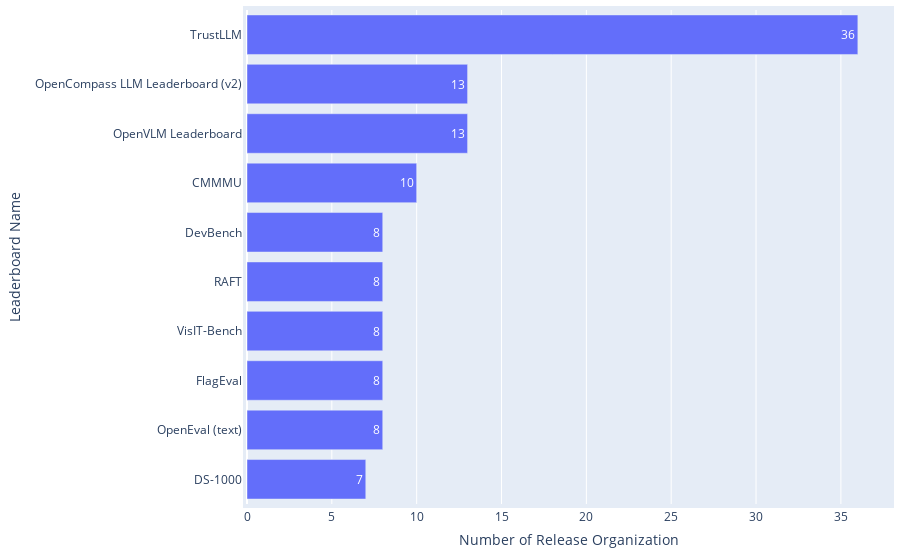

The code cell stored with this chart in its notebook:
### Code cell
df = pd.read_csv(path_paper / 'leaderboard_processed.csv')
df = df[df['Platforms'] != "['Papers With Code']"]

statistics = {
    'Distribution': 'Release Organizations across Leaderboard Systems',
    'Mean': np.mean(df['#Release organization']),
    'Median': np.median(df['#Release organization']),
    'IQR': df['#Release organization'].quantile(0.75) - df['#Release organization'].quantile(0.25),
}
df_statistics = pd.read_csv(path_paper / 'leaderboard_statistics.csv')
df_statistics = pd.concat([df_statistics, pd.DataFrame([statistics])], ignore_index=True)
df_statistics.drop_duplicates(subset=['Distribution'], keep='last', inplace=True)
df_statistics.sort_values(by='Distribution', inplace=True)
df_statistics.to_csv(path_paper / 'leaderboard_statistics.csv', index=False)

df_top = df.drop_duplicates(subset=['Leaderboard name']).sort_values(by='#Release organization', ascending=False).head(10)
print(f"{df_top['Leaderboard name'].iloc[0]} holds the highest number of release organizations up to {int(df_top['#Release organization'].iloc[0])}.")

fig = go.Figure(go.Bar(
        x=df_top['#Release organization'],  # Values for the bar lengths
        y=df_top['Leaderboard name'],  # Categories for each bar
        orientation='h',  # Sets the bars to be horizontal
        text=df_top['#Release organization'],  # Adds the values as text on each bar
        textposition='auto'  # Automatically positions the text on the bars
))
fig.update_layout(
        xaxis_title='Number of Release Organization',
        yaxis_title='Leaderboard Name',
        yaxis_autorange='reversed'  # This line makes the bars go top-down
)
# Update the layout for a tighter look
fig.update_layout(
    autosize=True,
    margin=dict(
        l=10,  # Left margin
        r=10,  # Right margin
        b=10,  # Bottom margin
        t=10,  # Top margin
        pad=4  # Padding between the plot and the margin
    )
)
fig.show()

### Figure 1 — Plotly figure (JSON) as saved in the notebook; plotly's stock layout.template omitted (floating-point values rounded to 4 significant figures)
{"data": [{"orientation": "h", "text": [36, 13, 13, 10, 8, 8, 8, 8, 8, 7], "textposition": "auto", "type": "bar", "x": [36, 13, 13, 10, 8, 8, 8, 8, 8, 7], "y": ["TrustLLM", "OpenCompass LLM Leaderboard (v2)", "OpenVLM Leaderboard", "CMMMU", "DevBench", "RAFT", "VisIT-Bench", "FlagEval", "OpenEval (text)", "DS-1000"]}], "layout": {"autosize": true, "margin": {"b": 10, "l": 10, "pad": 4, "r": 10, "t": 10}, "xaxis": {"title": {"text": "Number of Release Organization"}}, "yaxis": {"autorange": "reversed", "title": {"text": "Leaderboard Name"}}}}
